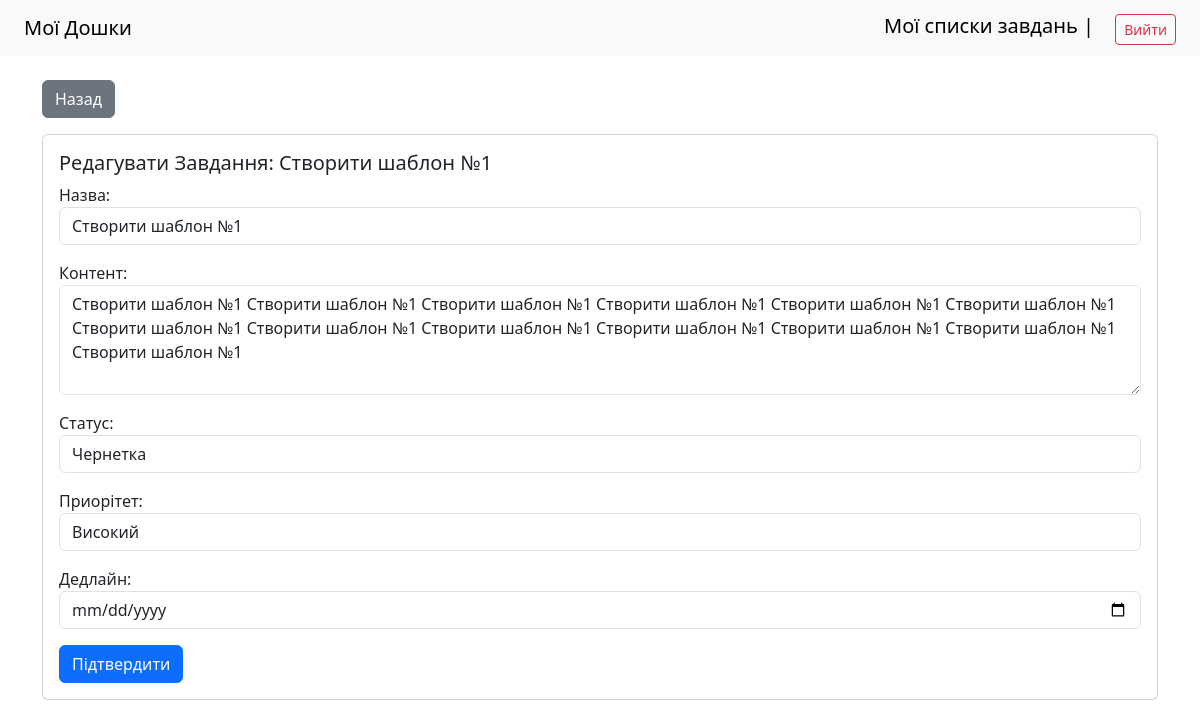
Page /dashboard/4/todolist/4/task/5/edit/ (signed in) on the committed database.
### task_manager/models.py (models this page shows, shortened)
class Task(models.Model):
    todolist = models.ForeignKey(TodoList, on_delete = models.CASCADE, related_name= 'tasks', verbose_name = "Список завдань")
    title = models.CharField(max_length = 200, verbose_name = "Назва")
    content = models.TextField(verbose_name = "Контент", blank = True)
    status = models.CharField(max_length = 20, verbose_name = "Статус", default = 'draft', choices = [
    ('draft', 'Чернетка'),
    ('in_progress', 'В процесі'),
    ('completed', 'Завершено'),
    ('archived', 'Архів')
    ])
    priority = models.CharField(max_length = 10, verbose_name = "Приорітет", default = 'low', choices = [
    ('low', 'Низький'),
    ('medium', 'Середній'),
    ('high', 'Високий'),
    ('urgent', 'Терміновий')
    ])
    deadline = models.DateField(null=True, blank=True, verbose_name = "Дедлайн")
    created_at = models.DateTimeField(auto_now_add = True, verbose_name = "Створено в")
    updated_at = models.DateTimeField(auto_now = True, verbose_name = "Оновлено в")
    created_by = models.ForeignKey(User, on_delete = models.CASCADE, related_name= 'tasks', verbose_name = "Автор")
    class Meta:
        verbose_name = "Завдання"
        verbose_name_plural = "Завдання"

### task_manager/views.py (the view, shortened to what this page needs)
# urls.py: path('dashboard/<int:dashboard_pk>/todolist/<int:todolist_pk>/task/<int:task_pk>/edit/', TaskUpdateView.as_view(), name = 'task_edit'),
class TaskUpdateView(LoginRequiredMixin, TaskAccessMixin, UpdateView):
    model = Task
    form_class = TaskCreateForm
    template_name = 'task/task_edit.html'
    pk_url_kwarg = "task_pk"
    def get_context_data(self, **kwargs):
        context = super().get_context_data(**kwargs)
        context["dashboard"] = get_object_or_404(Dashboard, pk=self.kwargs["dashboard_pk"])
        context["todolist"] = get_object_or_404(TodoList, pk=self.kwargs["todolist_pk"])
        return context

### task_manager/forms.py
class TaskCreateForm(forms.ModelForm):
    class Meta:
        model = Task
        fields = ("title", "content", "status", "priority", "deadline")
        widgets = {
            "title": forms.TextInput(attrs = {
                "class": "form-control",
                "placeholder": "Напишіть заголовок вашого завдання",
            }),
            "content": forms.Textarea(attrs = {
                "class": "form-control",
                "placeholder": "Напишіть текст вашого завдання",
                "rows": 4,
            }),
            "status": forms.Select(attrs = {
                "class": "form-control",
            }),
            "priority": forms.Select(attrs = {
                "class": "form-control",
            }),
            "deadline": forms.DateInput(attrs={
                "class": "form-control",
                "type": "date"
            }),
            }

### task_manager/views.py (called while the page is built)
    def get_queryset(self):
        return Dashboard.objects.filter(
            Q(created_by=self.request.user) | Q(members=self.request.user)
        ).distinct()

    def get_queryset(self):
        return TodoList.objects.filter(
            dashboard__in=DashboardAccessMixin.get_queryset(self)
        ).distinct()

    def get_queryset(self):
        return Task.objects.filter(
            todolist__in=TodoListAccessMixin.get_queryset(self)
        ).distinct()

### task_manager/templates/task/task_edit.html (shortened to what this page needs)
{% extends "base.html" %}
{% block content %}
  <a href="{% url 'task_list' dashboard_pk=dashboard.pk todolist_pk=todolist.pk  %}" class="btn btn-secondary mb-3">Назад</a>
    <div class="card">
      <div class="card-body">
        <h5>Редагувати Завдання: {{ task.title }} </h5>
        <form method="post">
          {{ form.as_p }}
          <a type="submit" class="btn btn-primary" id="submit-btn" href="{% url 'task_detail' dashboard_pk=dashboard.pk todolist_pk=todolist.pk task_pk=task.pk %}">Підтвердити</a>
        </form>
{% endblock %}

### rows in the picture
Task: title "Створити шаблон №1", content "Створити шаблон №1 Створити шаблон №1 Створити шаблон №1 Створити шаблон №1 Створити шаблон №1 Створити шаблон №1 Створити шаблон №1 Створити шаблон №1 Створити шаблон №1 Створити шаблон №1 Створити шаблон №1 Створити шаблон №1 Створити шаблон №1", status "Чернетка", priority "Високий"
